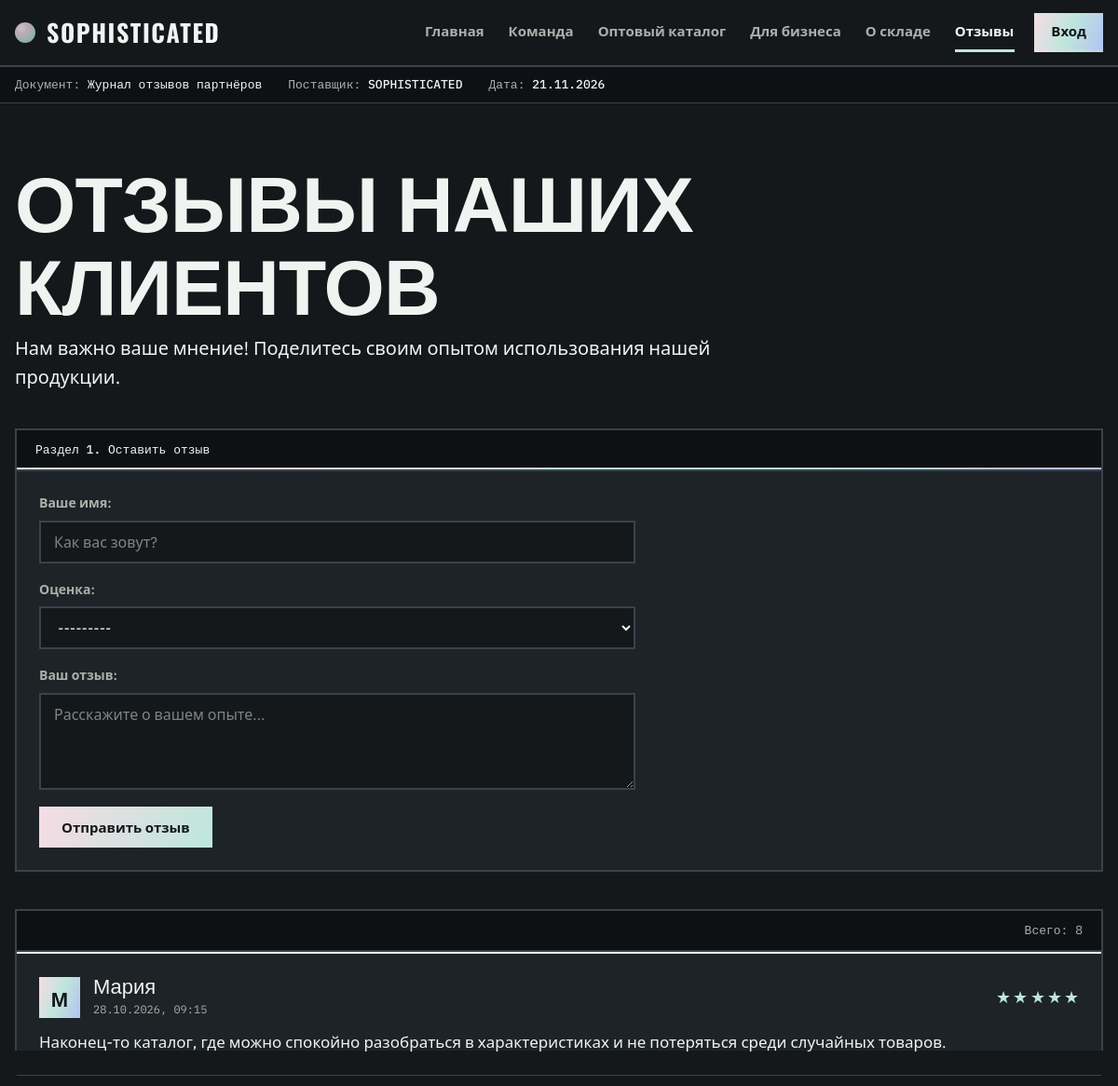
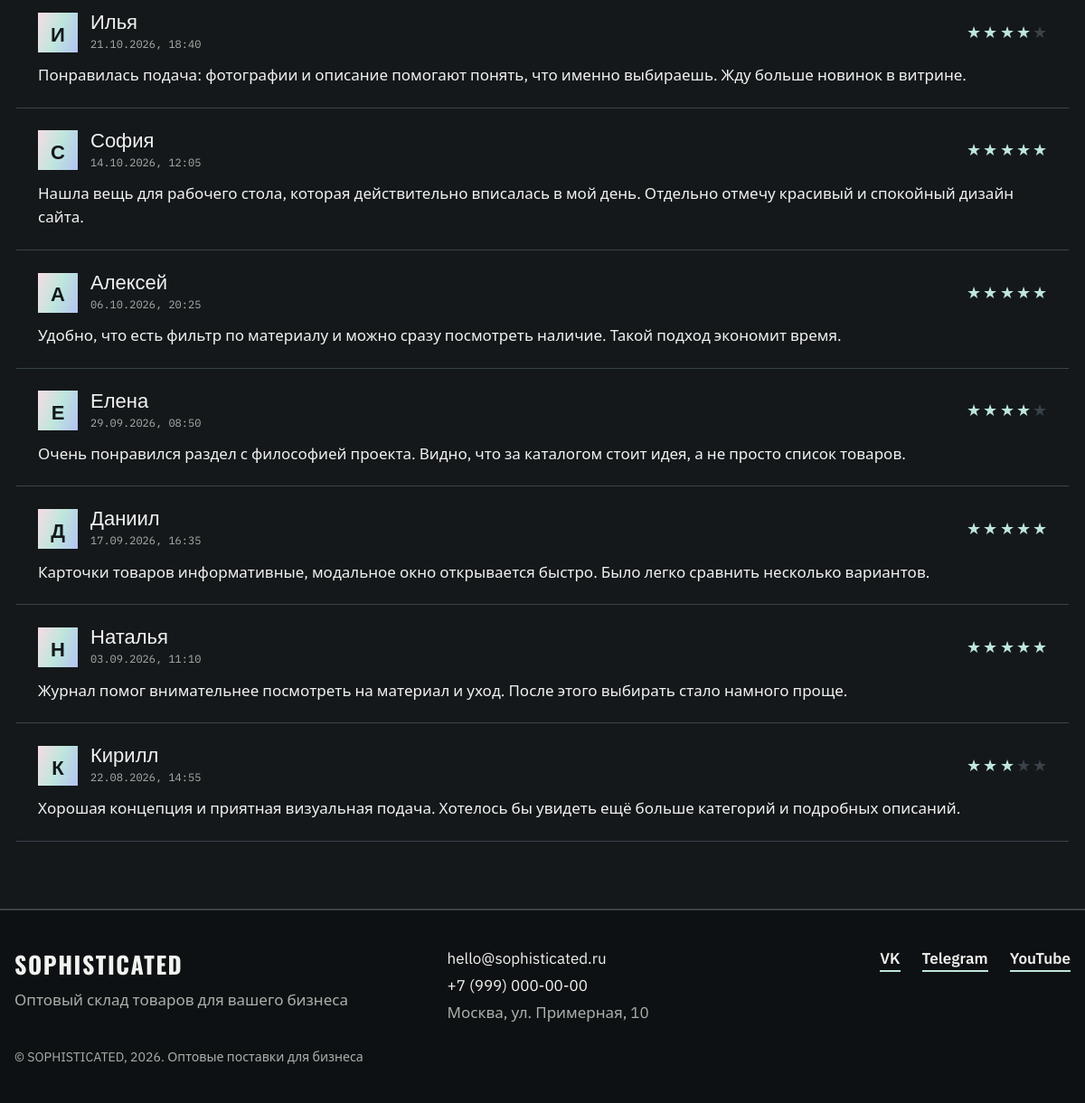
The app's page /reviews/ with its own data (2 pictures, top to bottom).
### hello/models.py (models this page shows, shortened)
class Review(models.Model):
    RATING_CHOICES = [(i, f"{i} ⭐") for i in range(1, 6)]
    name = models.CharField(max_length=100, verbose_name="Ваше имя")
    rating = models.IntegerField(choices=RATING_CHOICES, verbose_name="Оценка")
    text = models.TextField(verbose_name="Текст отзыва")
    created_at = models.DateTimeField(auto_now_add=True, verbose_name="Дата публикации")
    class Meta:
        db_table = 'hello_reviews'
        verbose_name = "Отзыв"
        verbose_name_plural = "Отзывы"
        ordering = ['-created_at'] # Сортировка: новые сверху

### hello/views.py (the view)
# urls.py: path('reviews/', views.reviews_page, name='reviews'),
def reviews_page(request):
    if request.method == 'POST':
        form = ReviewForm(request.POST)
        if _spam_attempt(request):
            messages.error(request, 'Попробуйте снова — форма не отправлена.')
        elif _rate_limit_error(request, 'last_review_at'):
            pass
        elif form.is_valid():
            form.save()
            _mark_sent(request, 'last_review_at')
            messages.success(request, 'Спасибо! Ваш отзыв успешно добавлен.')
            return redirect('reviews') # Перенаправляем, чтобы избежать повторной отправки
    else:
        form = ReviewForm()
    reviews_list = Review.objects.all()
    context = {
        'form': form,
        'reviews_list': reviews_list
    }
    return render(request, 'reviews.html', context)

### hello/forms.py
class ReviewForm(forms.ModelForm):
    class Meta:
        model = Review
        fields = ['name', 'rating', 'text']
        widgets = {
            'name': forms.TextInput(attrs={
                'placeholder': 'Как вас зовут?',
                'class': 'review-input',
                'autocomplete': 'off',
            }),
            'rating': forms.Select(attrs={
                'class': 'review-input'
            }),
            'text': forms.Textarea(attrs={
                'rows': 4,
                'placeholder': 'Расскажите о вашем опыте...',
                'class': 'review-input',
                'autocomplete': 'off',
            }),
        }
        labels = {
            'name': 'Ваше имя',
            'rating': 'Оценка',
            'text': 'Ваш отзыв',
        }

### hello/context_processors.py (called while the page is built)
def settings(request):
    return {'settings': {
        'YMETRICA_ID': _settings.YMETRICA_ID,
        'GA_MEASUREMENT_ID': _settings.GA_MEASUREMENT_ID,
    }}

def site_contacts(request):
    return {'SITE_CONTACTS': {
        'email': _settings.SITE_EMAIL, 'phone': _settings.SITE_PHONE,
        'address': _settings.SITE_ADDRESS, 'vk': _settings.SITE_VK,
        'telegram': _settings.SITE_TELEGRAM, 'youtube': _settings.SITE_YOUTUBE,
    }}

### hello/templates/reviews.html (shortened to what this page needs)
{% extends "base.html" %}
{% block doc_name %}Журнал отзывов партнёров{% endblock %}
{% block content %}
<div class="sheet" aria-labelledby="reviews-title">
    <header class="sheet__head">
        <h1 id="reviews-title">Отзывы наших клиентов</h1>
        <p class="sheet__lead">Нам важно ваше мнение! Поделитесь своим опытом использования нашей продукции.</p>
    </header>
    <section class="section" aria-label="Форма отзыва">
        <div class="section__bar"><b>Раздел 1. Оставить отзыв</b></div>
        <div class="section__body">
            <form method="post" class="review-form" autocomplete="off">
                <div class="form-group">
                    {{ form.name.label_tag }}
                    {{ form.name }}
                </div>
                <div class="form-group">
                    {{ form.rating.label_tag }}
                    {{ form.rating }}
                </div>
                <div class="form-group">
                    {{ form.text.label_tag }}
                    {{ form.text }}
                </div>
                <div>
                    <button type="submit" class="btn">Отправить отзыв</button>
                </div>
            </form>
        </div>
    </section>
    <section class="section" aria-label="Список отзывов">
        <div class="section__bar"><b>Раздел 2. Последние отзывы</b><span>Всего: {{ reviews_list|length }}</span></div>
        <div>
            {% for review in reviews_list %}
                <article class="review-card">
                    <div class="review-card__header">
                        <div class="review-card__author">
                            <div class="review-card__avatar" aria-hidden="true">{{ review.name|first|upper }}</div>
                            <div>
                                <h3>{{ review.name }}</h3>
                                <time class="review-card__date" datetime="{{ review.created_at|date:'c' }}">
                                    {{ review.created_at|date:"d.m.Y, H:i" }}
                                </time>
                            </div>
                        </div>
                        <div class="review-card__rating" role="img" aria-label="Оценка {{ review.rating }} из 5">
                            {% for i in "12345" %}
                                {% if forloop.counter <= review.rating %}
                                    <span class="star filled">★</span>
                                {% else %}
                                    <span class="star empty">★</span>
                                {% endif %}
                            {% endfor %}
                        </div>
                    </div>
                    <div class="review-card__text">{{ review.text|linebreaks }}</div>
                </article>
            {% empty %}
                <div class="empty-message">
                    Пока нет ни одного отзыва. Будьте первым!
                </div>
            {% endfor %}
        </div>
    </section>
</div>
{% endblock %}

### records on screen
Review: name|first "М", name "Мария", created_at "28.10.2026, 09:15", rating 5 (drawn), text "Наконец-то каталог, где можно спокойно разобраться в характеристиках и не потеряться среди случайных товаров."
Review: name|first "И", name "Илья", created_at "21.10.2026, 18:40", rating 4 (drawn), text "Понравилась подача: фотографии и описание помогают понять, что именно выбираешь. Жду больше новинок в витрине."
Review: name|first "С", name "София", created_at "14.10.2026, 12:05", rating 5 (drawn), text "Нашла вещь для рабочего стола, которая действительно вписалась в мой день. Отдельно отмечу красивый и спокойный дизайн сайта."
Review: name|first "А", name "Алексей", created_at "06.10.2026, 20:25", rating 5 (drawn), text "Удобно, что есть фильтр по материалу и можно сразу посмотреть наличие. Такой подход экономит время."
Review: name|first "Е", name "Елена", created_at "29.09.2026, 08:50", rating 4 (drawn), text "Очень понравился раздел с философией проекта. Видно, что за каталогом стоит идея, а не просто список товаров."
Review: name|first "Д", name "Даниил", created_at "17.09.2026, 16:35", rating 5 (drawn), text "Карточки товаров информативные, модальное окно открывается быстро. Было легко сравнить несколько вариантов."
Review: name|first "Н", name "Наталья", created_at "03.09.2026, 11:10", rating 5 (drawn), text "Журнал помог внимательнее посмотреть на материал и уход. После этого выбирать стало намного проще."
Review: name|first "К", name "Кирилл", created_at "22.08.2026, 14:55", rating 3 (drawn), text "Хорошая концепция и приятная визуальная подача. Хотелось бы увидеть ещё больше категорий и подробных описаний."

### other values on screen
{{ reviews_list|length }} "8"
{{ SITE_CONTACTS.email }} "hello@sophisticated.ru"
{{ SITE_CONTACTS.phone }} "+7 (999) 000-00-00"
{{ SITE_CONTACTS.address }} "Москва, ул. Примерная, 10"
